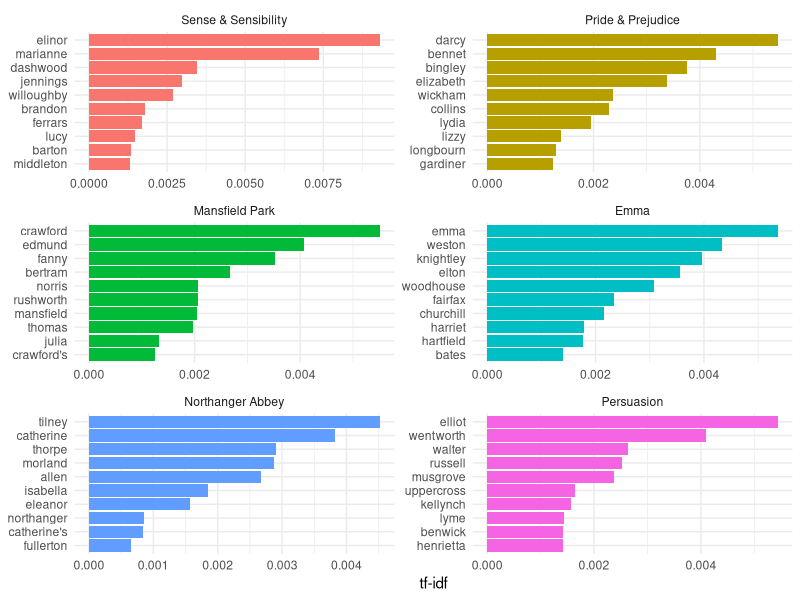

Write the R code that produced this figure.
## ---- chunk 1
library(knitr)
opts_chunk$set(message = FALSE, warning = FALSE, cache = TRUE)
## ---- chunk 2
library(dplyr) # Funktionen für Datenmanipulation und -transformation
library(janeaustenr) # Jane Austen Corpus
library(tidytext) # Funktionen für Textanalysen
library(ggplot2) # Funktionen zur Datenvisualisierung
## ---- chunk 3
book_words <- austen_books() |> # 1. Corpus wird geladen
  unnest_tokens(word, text) |> # 2. Wörter (tokens) werden je Roman extrahiert
  count(book, word, sort = TRUE) # 3. Wörter je Roman zählen und sortieren

# Gesamtzahl Wörter je Buch
total_words <- book_words |>
  group_by(book) |>
  summarize(total = sum(n))
total_words |>
  arrange(desc(total))
## ---- chunk 4
# zum Datensatz book_words hinzufügen
book_words <- left_join(book_words, total_words, by = "book")

book_words
## ---- chunk 5
book_words <- book_words |>
  bind_tf_idf(word, book, n) |>
  arrange(desc(tf_idf)) # Sortierung nach Tf-idf-Maß absteigend
book_words
## ---- chunk 6
book_words |>
  mutate(word = factor(word, levels = rev(unique(word)))) |>
  group_by(book) |>
  slice_max(tf_idf, n = 10) |>
  ungroup() |>
  ggplot(aes(word, tf_idf, fill = book)) +
  geom_col(show.legend = FALSE) +
  labs(x = NULL, y = "tf-idf") +
  facet_wrap(~book, ncol = 2, scales = "free") +
  coord_flip() +
  theme_minimal()
